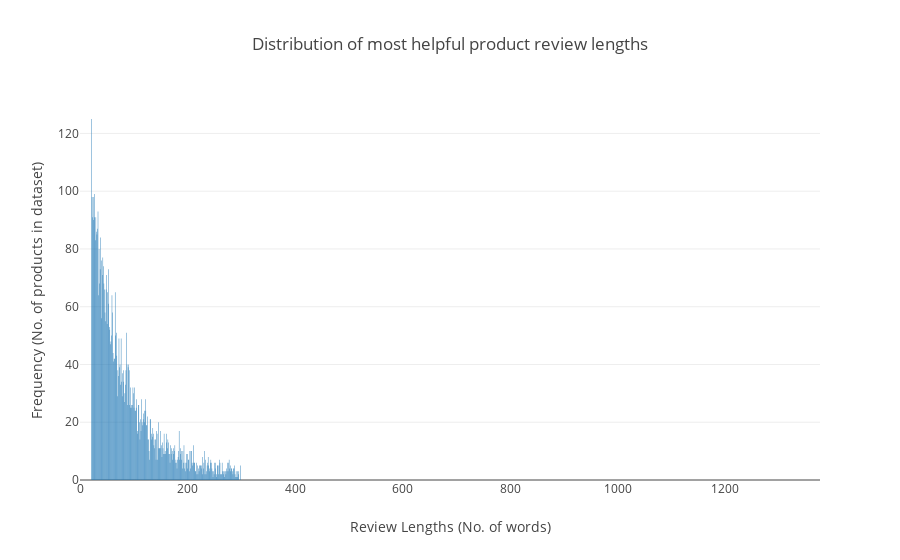

Notebook code cell kept with this figure:
### Code cell
revLengths = []
revLengthFreqs = []
for i in range(maxRevLength):
    revLengths.append(i)
    if i in allReviewLengthFrequenciesDict:
        revLengthFreqs.append(allReviewLengthFrequenciesDict[i])
    else:
        revLengthFreqs.append(0)

data = [
        Bar(
            x=revLengths,
            y=revLengthFreqs
        )
]

layout = Layout(
    title='Distribution of most helpful product review lengths',
    xaxis=dict(
        title='Review Lengths (No. of words)'
    ),
    yaxis=dict(
        title='Frequency (No. of products in dataset)'
    )
)
fig = Figure(data=data, layout=layout)
iplot(fig)

### Figure 1 — Plotly figure (JSON) as saved in the notebook; plotly's stock layout.template omitted (floating-point values rounded to 4 significant figures; data arrays with more than 128 entries replaced by an {"elided": "..."} marker saying what was removed)
{"data": [{"type": "bar", "x": {"elided": "1377 int values"}, "y": {"elided": "1377 int values"}}], "layout": {"title": "Distribution of most helpful product review lengths", "xaxis": {"title": "Review Lengths (No. of words)"}, "yaxis": {"title": "Frequency (No. of products in dataset)"}}}
